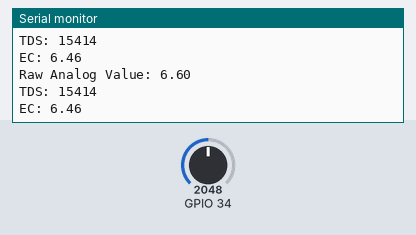
Bench run of a sketch on a simulated ESP32. Shown: the last lines printed to the serial monitor. Inputs (shaded band) come from the test bench; at power-on: GPIO 34 = 2048. WiFi joins after 1.5 s; servers stay silent unless stated.

Above: at 3.0 s.
3.1 s: GPIO 34 set to 2866
At 4.4 s:
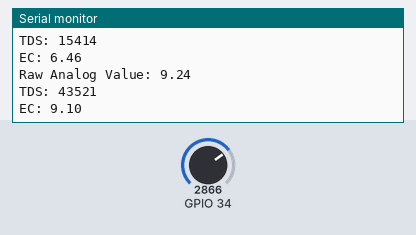
4.6 s: GPIO 34 set to 3603
At 5.6 s:
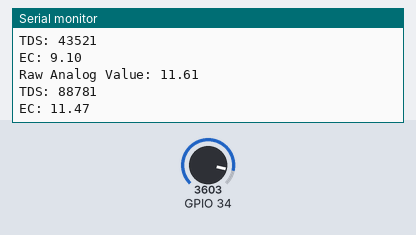
Timing chart, 0 to 7.6 s (numbered marks = the images above; inputs shaded):
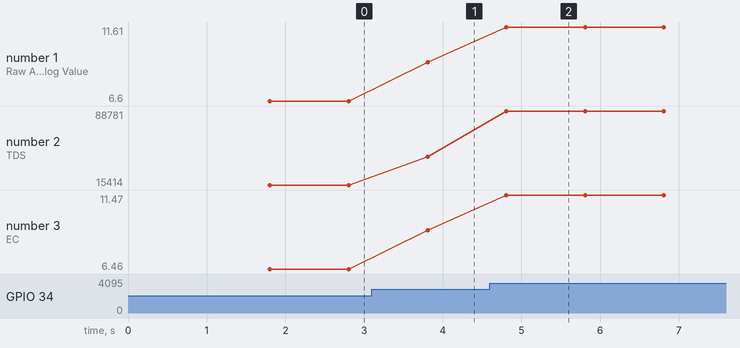

Measured:
- after the input at 3.1 s, the serial monitor: prints a new line after 0.71 s (image 1)
- after the input at 4.6 s, the serial monitor: prints a new line after 0.21 s (image 2)
- plotted number 1: 6.6 → 9.24 after the input at 3.1 s, 9.24 → 11.61 after the input at 4.6 s
- plotted number 2: 15414 → 43521 after the input at 3.1 s, 43521 → 88781 after the input at 4.6 s
- plotted number 3: 6.46 → 9.1 after the input at 3.1 s, 9.1 → 11.47 after the input at 4.6 s

The sketch:

water-quality-alert-system-with-tds-sensor-and-esp32.ino
```cpp
#define BLYNK_TEMPLATE_ID "TMPL3CQGGV8PV"
#define BLYNK_TEMPLATE_NAME "Water Quality Alert"
#define BLYNK_AUTH_TOKEN "uuDfaidVERW15dTdDOCWk5hRfO0RwsDPhO-Sce"

#define BLYNK_PRINT Serial
#include <BlynkSimpleEsp32.h>
#include <WiFi.h>
#include <WiFiClient.h>


char auth[] = BLYNK_AUTH_TOKEN;
char ssid[] = "WiFi Username";
char pass[] = "WiFi Password";

namespace pin {
    const byte tds_sensor = 34;
}

namespace device {
    float aref = 3.3;
}

namespace sensor {
    float ec = 0;
    unsigned int tds = 0;
    float ecCalibration = 1;
    const int tdsThreshold = 20; // Define poor water quality threshold
    bool alertSent = false;       // Prevent repeated alerts
}

void setup() {
    Serial.begin(115200);
    Blynk.begin(auth, ssid, pass);
}

void loop() {
    Blynk.run();
    readTdsQuick();
    delay(1000);
}

void readTdsQuick() {
    float rawEc = analogRead(pin::tds_sensor) * device::aref / 1024.0;

    Serial.print(F("Raw Analog Value: "));
    Serial.println(rawEc);

    float offset = 0.14;
    sensor::ec = (rawEc * sensor::ecCalibration) - offset;
    if (sensor::ec < 0) sensor::ec = 0;

    sensor::tds = (133.42 * pow(sensor::ec, 3) - 255.86 * sensor::ec * sensor::ec + 857.39 * sensor::ec) * 0.5;

    Serial.print(F("TDS: "));
    Serial.println(sensor::tds);
    Serial.print(F("EC: "));
    Serial.println(sensor::ec, 2);

    Blynk.virtualWrite(V0, sensor::tds);
    Blynk.virtualWrite(V1, sensor::ec);

    // Alert logic
    if (sensor::tds > sensor::tdsThreshold && !sensor::alertSent) {
        Blynk.logEvent("poor_water_quality", "⚠️ Water quality is poor! TDS: " + String(sensor::tds) + " ppm");
        sensor::alertSent = true;
    }
    else if (sensor::tds <= sensor::tdsThreshold && sensor::alertSent) {
        // Reset alert flag when quality improves
        sensor::alertSent = false;
    }
}
```
